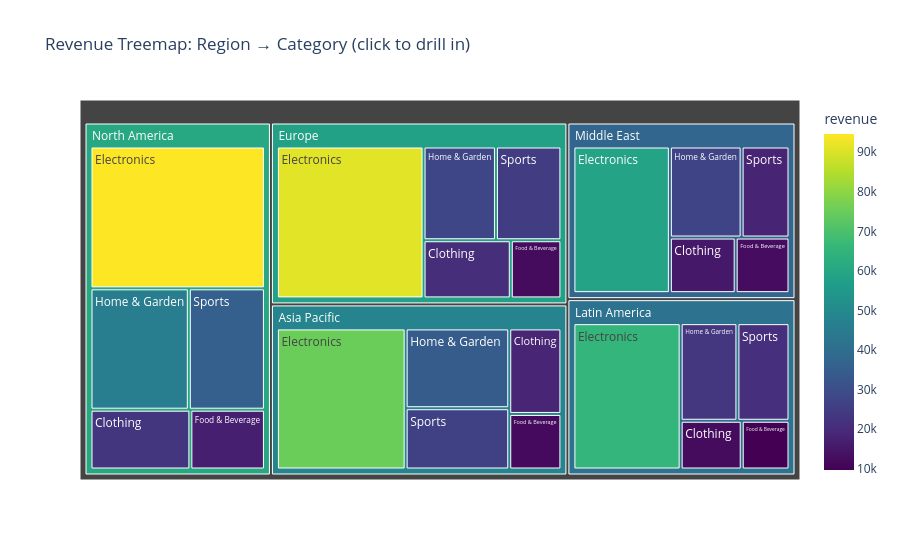

Source (notebook cell):
### Code cell
# ── Interactive Treemap: Revenue by Region → Category ─────────────────────────
# WHAT: A space-filling hierarchical chart.
#       Outer rectangles = regions. Inner rectangles = categories within each region.
# WHY:  Shows two levels of grouping at once.
#       Rectangle size = proportional to revenue, so larger tiles = more revenue.
#       Colour intensity = revenue magnitude (darker = higher).
# HOW:
#   groupby(['region','category'])  → compute revenue per region-category pair
#   .reset_index()                  → flatten MultiIndex to regular DataFrame
#   path=['region','category']      → defines the 2-level hierarchy
#   values='revenue'                → rectangle size = revenue
#   color_continuous_scale='Viridis'→ purple-green-yellow gradient

treemap_df = df.groupby(['region', 'category'])['revenue'].sum().reset_index()

fig_treemap = px.treemap(
    treemap_df,
    path=['region', 'category'],        # Hierarchy: Region → Category
    values='revenue',                   # Rectangle area = total revenue
    title='Revenue Treemap: Region → Category (click to drill in)',
    color='revenue',
    color_continuous_scale='Viridis'
)
fig_treemap.show()
print('✅ Treemap rendered')

### Figure 1 — Plotly figure (JSON) as saved in the notebook; plotly's stock layout.template omitted (floating-point values rounded to 4 significant figures)
{"data": [{"branchvalues": "total", "customdata": [[18450.0], [75120.0], [11990.0], [34200.0], [26260.0], [20730.0], [90990.0], [12030.0], [27720.0], [25060.0], [12390.0], [65350.0], [9695.0], [23060.0], [21170.0], [15230.0], [58870.0], [12450.0], [27180.0], [18150.0], [22840.0], [94580.0], [17050.0], [45620.0], [35320.0], [48110.0], [58060.0], [41760.0], [37320.0], [60750.0]], "domain": {"x": [0, 1], "y": [0, 1]}, "hovertemplate": "labels=%{label}<br>revenue_sum=%{value}<br>parent=%{parent}<br>id=%{id}<br>revenue=%{color}<extra></extra>", "ids": ["Asia Pacific/Clothing", "Asia Pacific/Electronics", "Asia Pacific/Food & Beverage", "Asia Pacific/Home & Garden", "Asia Pacific/Sports", "Europe/Clothing", "Europe/Electronics", "Europe/Food & Beverage", "Europe/Home & Garden", "Europe/Sports", "Latin America/Clothing", "Latin America/Electronics", "Latin America/Food & Beverage", "Latin America/Home & Garden", "Latin America/Sports", "Middle East/Clothing", "Middle East/Electronics", "Middle East/Food & Beverage", "Middle East/Home & Garden", "Middle East/Sports", "North America/Clothing", "North America/Electronics", "North America/Food & Beverage", "North America/Home & Garden", "North America/Sports", "Asia Pacific", "Europe", "Latin America", "Middle East", "North America"], "labels": ["Clothing", "Electronics", "Food & Beverage", "Home & Garden", "Sports", "Clothing", "Electronics", "Food & Beverage", "Home & Garden", "Sports", "Clothing", "Electronics", "Food & Beverage", "Home & Garden", "Sports", "Clothing", "Electronics", "Food & Beverage", "Home & Garden", "Sports", "Clothing", "Electronics", "Food & Beverage", "Home & Garden", "Sports", "Asia Pacific", "Europe", "Latin America", "Middle East", "North America"], "marker": {"coloraxis": "coloraxis", "colors": [18450.0, 75120.0, 11990.0, 34200.0, 26260.0, 20730.0, 90990.0, 12030.0, 27720.0, 25060.0, 12390.0, 65350.0, 9695.0, 23060.0, 21170.0, 15230.0, 58870.0, 12450.0, 27180.0, 18150.0, 22840.0, 94580.0, 17050.0, 45620.0, 35320.0, 48110.0, 58060.0, 41760.0, 37320.0, 60750.0]}, "name": "", "parents": ["Asia Pacific", "Asia Pacific", "Asia Pacific", "Asia Pacific", "Asia Pacific", "Europe", "Europe", "Europe", "Europe", "Europe", "Latin America", "Latin America", "Latin America", "Latin America", "Latin America", "Middle East", "Middle East", "Middle East", "Middle East", "Middle East", "North America", "North America", "North America", "North America", "North America", "", "", "", "", ""], "type": "treemap", "values": [18450.0, 75120.0, 11990.0, 34200.0, 26260.0, 20730.0, 90990.0, 12030.0, 27720.0, 25060.0, 12390.0, 65350.0, 9695.0, 23060.0, 21170.0, 15230.0, 58870.0, 12450.0, 27180.0, 18150.0, 22840.0, 94580.0, 17050.0, 45620.0, 35320.0, 166000.0, 176500.0, 131700.0, 131900.0, 215400.0]}], "layout": {"coloraxis": {"colorbar": {"title": {"text": "revenue"}}, "colorscale": [[0, "#440154"], [0.1111, "#482878"], [0.2222, "#3e4989"], [0.3333, "#31688e"], [0.4444, "#26828e"], [0.5556, "#1f9e89"], [0.6667, "#35b779"], [0.7778, "#6ece58"], [0.8889, "#b5de2b"], [1, "#fde725"]]}, "legend": {"tracegroupgap": 0}, "title": {"text": "Revenue Treemap: Region → Category (click to drill in)"}}}
